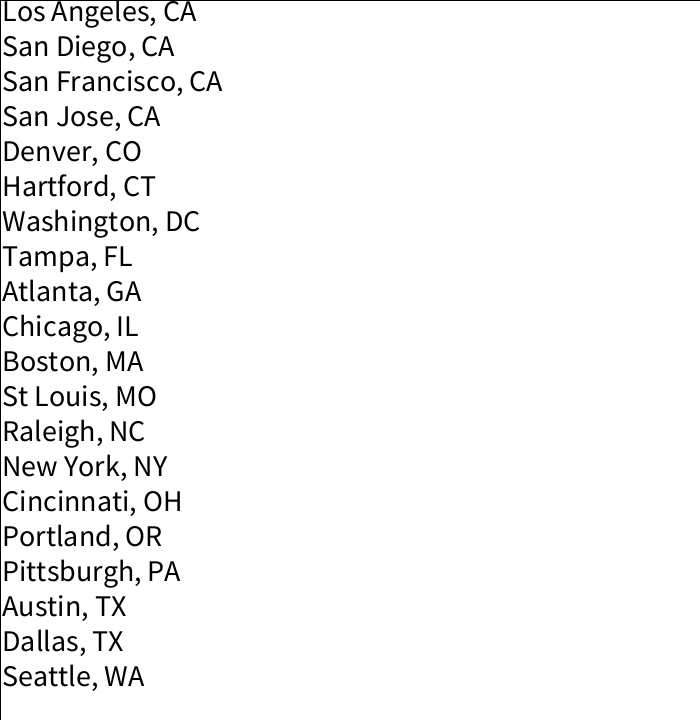
Frame 1 (no input)
Frame 60 (the mouse pressed at the canvas centre just before this capture): identical to frame 1, image omitted
Frame 120 (the mouse held since frame 60 and released just before this capture): identical to frame 1, image omitted

The Processing sketch that drew this single still picture (run headless with seeded random() and noise(); from frame 60 on, the mouse is pressed at the canvas centre):

// Processing sketch: gascommute
// ── gascommute.pde
int whichCity; // where City[0] = Los Angeles, etc
String[] City={"Los Angeles","San Diego","San Francisco","San Jose","Denver","Hartford","Washington","Tampa","Atlanta","Chicago","Boston","St Louis","Raleigh","New York","Cincinnati","Portland","Pittsburgh","Austin","Dallas","Seattle"}; 
String[] State={"CA","CA","CA","CA","CO","CT","DC","FL","GA","IL","MA","MO","NC","NY","OH","OR","PA","TX","TX","WA"};
float[] MeanGasPrice={3.436,3.392,3.469,3.373,2.324,2.599,2.763,2.459,2.438,2.738,2.591,2.311,2.433,2.687,2.544,2.958,2.81,2.248,2.281,3.107};
float[] MeanDailyCommute={61,47,64.8,57,50.2,45.8,59.8,47.2,51.6,68.8,60.6,48.2,45.4,80.6,45.2,51.2,47,47.6,52.6,53.8};
float i,x;
Car[] cars;

void setup() {
  textAlign(LEFT, TOP);
  size(700, 720);
  background(255);
}

void draw() {
  fill(255);
  rect(0,0,700,720);
  fill(0);
  textSize(30);
  for (int i = 0; i<City.length; i++){
    text(City[i]+", "+State[i],2,i*35);
  }
  println(mouseX, mouseY); //x range 0 to 295; y range 0 to 705
  
  if(mouseX >0 && mouseX<295 && mouseY>0 && mouseY<700){
    text("Selected "+City[int(mouseY/35.25)],300,2);
    text("Scaled DailyCommute: "+MeanDailyCommute[int(mouseY/35.25)]+"\nScaled GasPrice: "+round(8-(MeanGasPrice[int(mouseY/35.25)]-2)*5),300,35);
    

    if (MeanGasPrice[int(mouseY/35.25)]==i){
      graf2(x);
      x++;
    } else {
      x=0;
    }
    i=MeanGasPrice[int(mouseY/35.25)];
  }
}

void graf2(double i){
    if (i==0){
       cars = new Car[int(MeanDailyCommute[int(mouseY/35.25)])];
       for (int k= 0; k<cars.length;k++) {
        cars[k] = new Car();
       }
    }
    for (int j =0;j < int(MeanDailyCommute[int(mouseY/35.25)]);j++) {
    cars[j].display();
    cars[j].drive();
  }
}

// ── car.pde
class Car {
  // member variables
  color c;
  float xpos, ypos, yspeed;
  //constructor
  Car(/*color cTemp*/) {
    c = color(255);
    ypos = 300+random(300);
    xpos = 300+round(random(30))*10;
    yspeed = random(8-(MeanGasPrice[int(mouseY/35.25)]-2)*5);
  }
  // member methods
  void display() {
    rectMode(CENTER);
    fill(c);
    rect(xpos, ypos, 10, 20);
    rect(xpos-6, ypos-5, 3, 5);
    rect(xpos-6, ypos+5, 3, 5);
    rect(xpos+7, ypos+5, 3, 5);
    rect(xpos+7, ypos-5, 3, 5);
    rectMode(CORNER);
  }
  void drive() {
    ypos = ypos - yspeed;
    if (ypos < 300) {
      ypos = 600;
    }
  }
}
